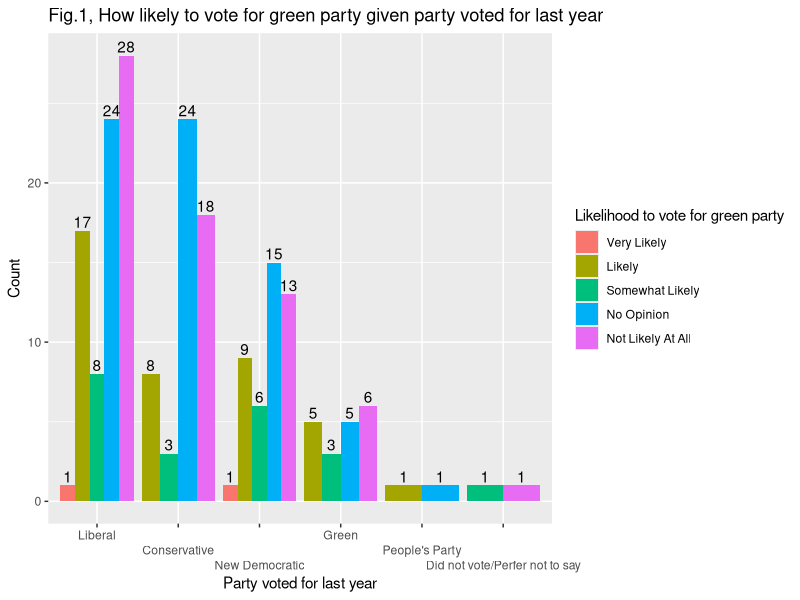
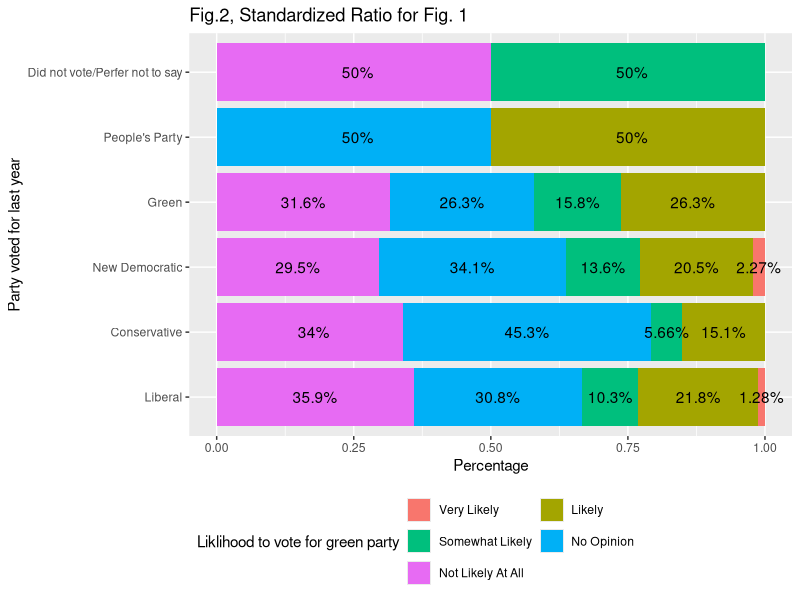
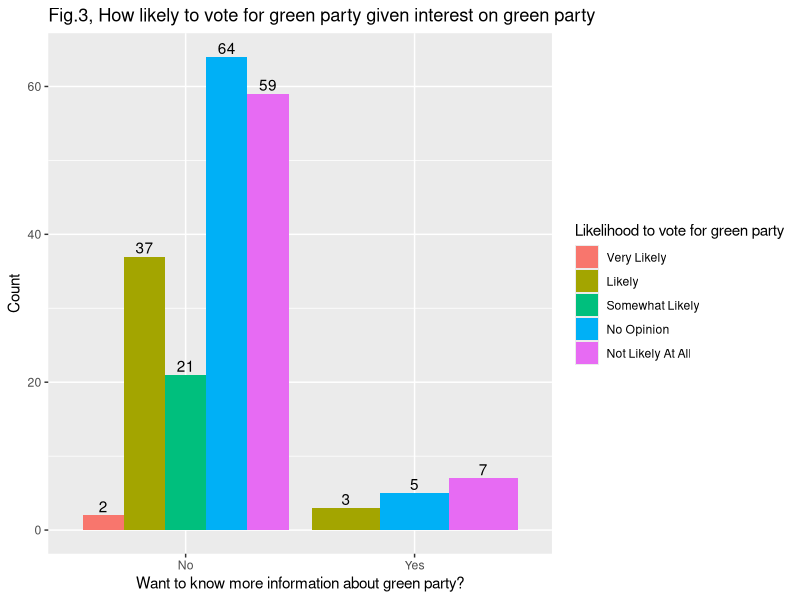
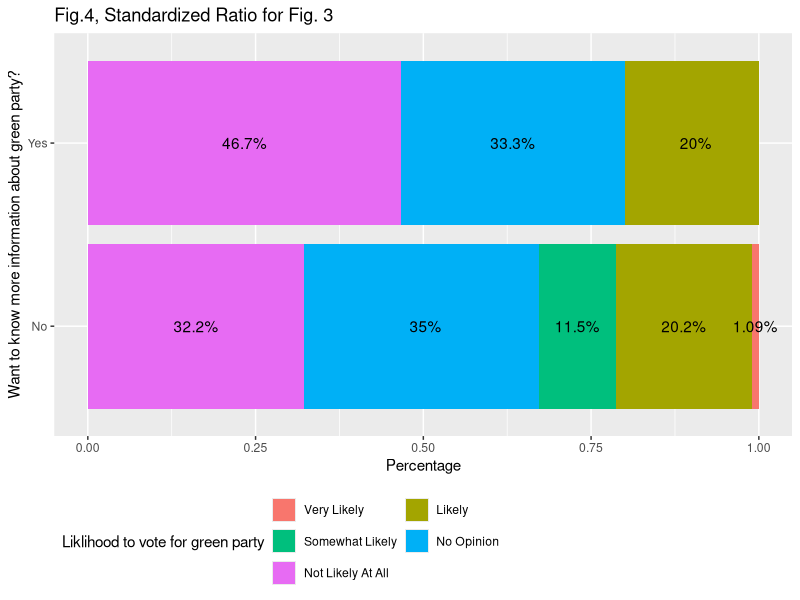
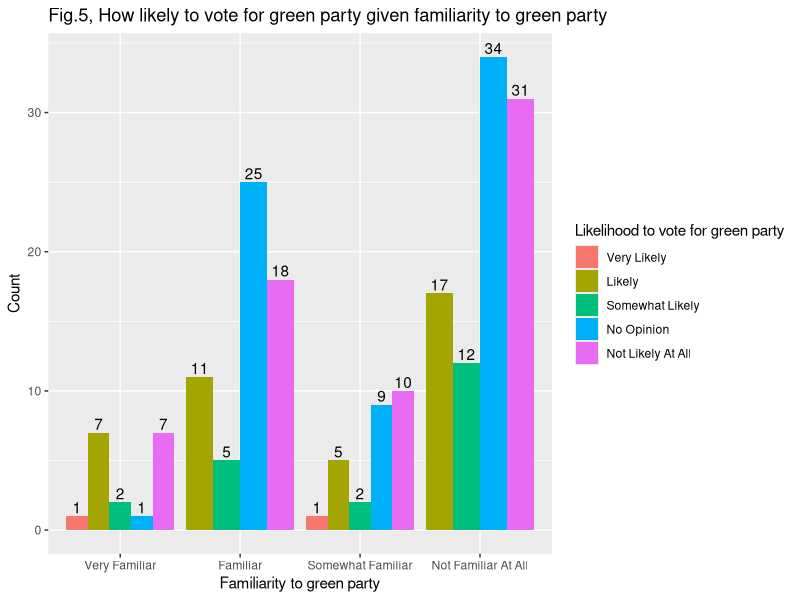
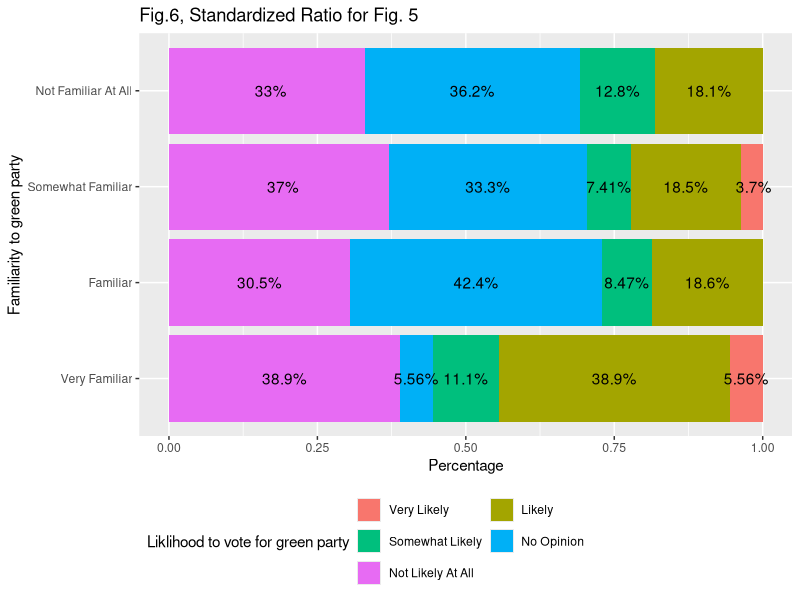
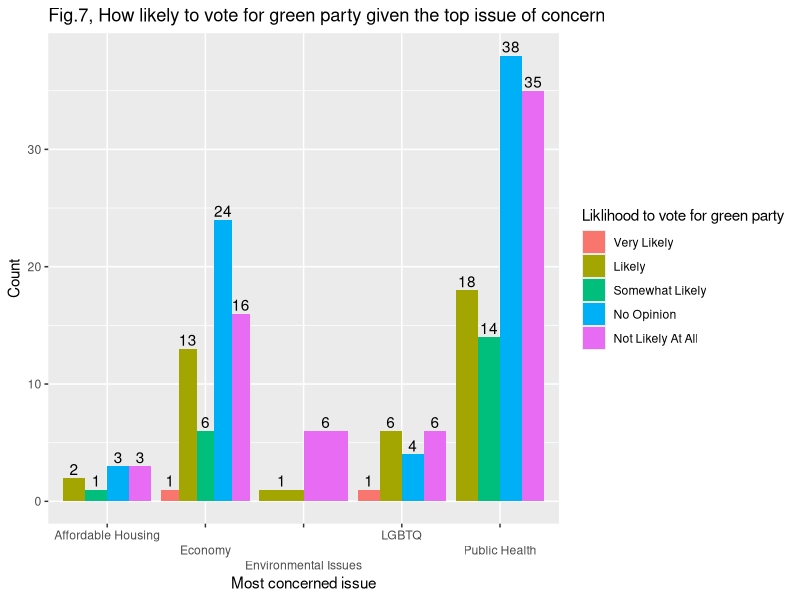
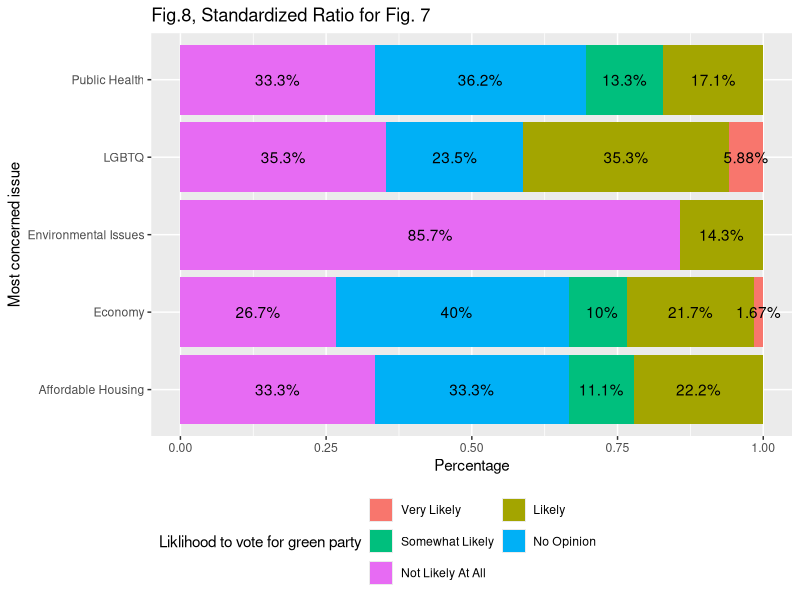

The R script that drew these images, in order:
## ---- chunk 1
knitr::opts_chunk$set(echo = TRUE)
library(tidyverse)
library(tibble)
library(tidyr)
library(ggplot2)
library(dplyr)
library(plyr)
library(data.table)
library(scales)
## ---- chunk 2
# To make the whole procedure reproducible, set seed
set.seed(41)

# Assume that we have an extremely low non-response rate of 1%, calculate the 
# number of total responses
sample_size <- 200
non_response_rate <- 0.01
responded_size <- sample_size * (1 - non_response_rate)

# Simulate the data
simulated_data <- tibble(
  eligibility = sample(c("Yes", "No"), 
                       size = responded_size, 
                       replace = TRUE, 
                       prob = c(0.98, 0.02)),
  voted_for = sample(c("Liberal", "Conservative", "New Democratic", "Green", 
                       "People's Party", "Libertarian", 
                       "Did not vote/Perfer not to say"), 
                     size = responded_size, 
                     replace = TRUE, 
                     prob = c(0.429, 0.256, 0.211, 0.084,
                              0.017, 0.0003, 0.0027)),
  top_issue = sample(c("Economy", "Public Health", "Environmental Issues", 
                       "LGBTQ", "Affordable Housing"), 
                     size = responded_size, 
                     replace = TRUE, 
                     prob = c(0.3, 0.5, 0.05,0.1, 0.05)),
  familiarity = sample(c("Very Familiar", "Familiar", "Somewhat Familiar", 
                         "Not Familiar At All"), 
                       size = responded_size, 
                       replace = TRUE, 
                       prob = c(0.1, 0.3, 0.15, 0.45)),
  more_info = sample(c("Yes", "No"), 
                     size = responded_size, 
                     replace = TRUE, 
                     prob = c(0.1, 0.9)),
  likely = sample(c("Very Likely", "Likely", "No Opinion", "Somewhat Likely", 
                    "Not Likely At All"), 
                  size = responded_size, 
                  replace = TRUE, 
                  prob = c(0.01, 0.2, 0.4, 0.1, 0.29 ))
                      
)
## ---- chunk 3
nset <- setDT(simulated_data)[,list(count = .N), by = .(voted_for,likely)][,list(likely  = likely, count = count, percent_fmt = paste0(formatC(count*100/sum(count), digits = 3), "%"),percent_num = count/sum(count)), by = voted_for]
## ---- chunk 4
#the out.width="50%" is what makes the two graph to show side by side
nset%>%
  ggplot(aes(x = factor(voted_for, levels = c("Liberal", "Conservative", "New Democratic", "Green", "People's Party", "Libertarian", "Did not vote/Perfer not to say")), y = count, fill = factor(likely, levels = c("Very Likely", "Likely","Somewhat Likely","No Opinion", "Not Likely At All"))))+
  geom_bar(position = "dodge", stat = "identity")+
  geom_text(aes(label = count),position = position_dodge(width = 0.9),vjust=-0.25)+
  scale_x_discrete(guide = guide_axis(n.dodge = 3))+
  scale_fill_discrete(name = "Likelihood to vote for green party")+
  labs(title = "Fig.1, How likely to vote for green party given party voted for last year ")+
  xlab(label = "Party voted for last year")+
  ylab(label = "Count")

nset%>%
  ggplot(aes(x = factor(voted_for, levels = c("Liberal", "Conservative", "New Democratic", "Green", "People's Party", "Libertarian", "Did not vote/Perfer not to say")), y = percent_num, fill = factor(likely, levels = c("Very Likely", "Likely","Somewhat Likely","No Opinion", "Not Likely At All"))))+
  geom_bar(position = position_fill(reverse=FALSE), stat = "identity")+
  geom_text(aes(label = percent_fmt),position = position_stack(vjust = 0.5), )+
  scale_fill_discrete(name = "Liklihood to vote for green party")+
  labs(title = "Fig.2, Standardized Ratio for Fig. 1")+
  xlab(label = "Party voted for last year")+
  ylab(label = "Percentage")+
  coord_flip()+
  theme(legend.position="bottom", legend.justification='left')+
  guides(fill = guide_legend(nrow = 3, byrow = TRUE))
## ---- chunk 5
nset2 <- setDT(simulated_data)[,list(count = .N), by = .(more_info,likely)][,list(likely  = likely, count = count, percent_fmt = paste0(formatC(count*100/sum(count), digits = 3), "%"),percent_num = count/sum(count)), by = more_info]
## ---- chunk 6
nset2%>%
  ggplot(aes(x = more_info, y =count, fill = factor(likely, levels = c("Very Likely", "Likely","Somewhat Likely","No Opinion", "Not Likely At All"))))+
  geom_bar(position = "dodge", stat = "identity")+
  geom_text(aes(label = count),position = position_dodge(width = 0.9),vjust=-0.25)+
  scale_fill_discrete(name = "Likelihood to vote for green party")+
  labs(title = "Fig.3, How likely to vote for green party given interest on green party")+
  xlab(label = "Want to know more information about green party?")+
  ylab(label = "Count")

nset2%>%
  ggplot(aes(x = more_info, y = percent_num, fill = factor(likely, levels = c("Very Likely", "Likely","Somewhat Likely","No Opinion", "Not Likely At All"))))+
  geom_bar(position = position_fill(reverse=FALSE), stat = "identity")+
  geom_text(aes(label = percent_fmt),position = position_stack(vjust = 0.5), )+
  scale_fill_discrete(name = "Liklihood to vote for green party")+
  labs(title = "Fig.4, Standardized Ratio for Fig. 3")+
  xlab(label = "Want to know more information about green party?")+
  ylab(label = "Percentage")+
  coord_flip()+
  theme(legend.position="bottom", legend.justification='left')+
  guides(fill = guide_legend(nrow = 3, byrow = TRUE))
## ---- chunk 7
nset3 <- setDT(simulated_data)[,list(count = .N), by = .(familiarity,likely)][,list(likely  = likely, count = count, percent_fmt = paste0(formatC(count*100/sum(count), digits = 3), "%"),percent_num = count/sum(count)), by = familiarity]
## ---- chunk 8
nset3%>%
  ggplot(aes(x = factor(familiarity, levels = c("Very Familiar", "Familiar", "Somewhat Familiar", "Not Familiar At All")), y =count, fill = factor(likely, levels = c("Very Likely", "Likely","Somewhat Likely","No Opinion", "Not Likely At All"))))+
  geom_bar(position = "dodge", stat = "identity")+
  geom_text(aes(label = count),position = position_dodge(width = 0.9),vjust=-0.25)+
  scale_fill_discrete(name = "Likelihood to vote for green party")+
  labs(title = "Fig.5, How likely to vote for green party given familiarity to green party")+
  xlab(label = "Familiarity to green party")+
  ylab(label = "Count")

nset3%>%
  ggplot(aes(x = factor(familiarity, levels = c("Very Familiar", "Familiar", "Somewhat Familiar", "Not Familiar At All")), y = percent_num, fill = factor(likely, levels = c("Very Likely", "Likely","Somewhat Likely","No Opinion", "Not Likely At All"))))+
  geom_bar(position = position_fill(reverse=FALSE), stat = "identity")+
  geom_text(aes(label = percent_fmt),position = position_stack(vjust = 0.5), )+
  scale_fill_discrete(name = "Liklihood to vote for green party")+
  labs(title = "Fig.6, Standardized Ratio for Fig. 5")+
   xlab(label = "Familiarity to green party")+
  ylab(label = "Percentage")+
  coord_flip()+
  theme(legend.position="bottom", legend.justification='left')+
  guides(fill = guide_legend(nrow = 3, byrow = TRUE))
## ---- chunk 9
nset4 <- setDT(simulated_data)[,list(count = .N), by = .(top_issue,likely)][,list(likely  = likely, count = count, percent_fmt = paste0(formatC(count*100/sum(count), digits = 3), "%"),percent_num = count/sum(count)), by = top_issue]
## ---- chunk 10
nset4%>%
  ggplot(aes(x = top_issue, y = count, fill = factor(likely, levels = c("Very Likely", "Likely","Somewhat Likely","No Opinion", "Not Likely At All"))))+
  geom_bar(position = "dodge", stat = "identity")+
  geom_text(aes(label = count),position = position_dodge(width = 0.9),vjust=-0.25)+
  scale_x_discrete(guide = guide_axis(n.dodge = 3))+
  scale_fill_discrete(name = "Liklihood to vote for green party")+
  labs(title = "Fig.7, How likely to vote for green party given the top issue of concern")+
  xlab(label = "Most concerned issue")+
  ylab(label = "Count")

nset4%>%
  ggplot(aes(x = top_issue, y = percent_num, fill = factor(likely, levels = c("Very Likely", "Likely","Somewhat Likely","No Opinion", "Not Likely At All"))))+
  geom_bar(position = position_fill(reverse=FALSE), stat = "identity")+
  geom_text(aes(label = percent_fmt),position = position_stack(vjust = 0.5), )+
  scale_fill_discrete(name = "Liklihood to vote for green party")+
  labs(title = "Fig.8, Standardized Ratio for Fig. 7")+
  xlab(label = "Most concerned issue")+
  ylab(label = "Percentage")+
  coord_flip()+
  theme(legend.position="bottom", legend.justification='left')+
  guides(fill = guide_legend(nrow = 3, byrow = TRUE))
## ---- chunk 11
nset5 <- setDT(simulated_data)[,list(count = .N), by = .(voted_for,familiarity)][,list(familiarity  = familiarity, count = count, percent_fmt = paste0(formatC(count*100/sum(count), digits = 3), "%"),percent_num = count/sum(count)), by = voted_for]
## ---- chunk 12
nset5%>%
  ggplot(aes(x = factor(voted_for, levels = c("Liberal", "Conservative", "New Democratic", "Green", "People's Party", "Libertarian", "Did not vote/Perfer not to say")), y = count, fill = factor(familiarity,levels = c("Very Familiar", "Familiar", "Somewhat Familiar", "Not Familiar At All"))))+
  scale_x_discrete(guide = guide_axis(n.dodge = 3))+
  scale_fill_discrete(name = "Familiarity to green party")+
  geom_bar(position = "dodge", stat = "identity")+
  geom_text(aes(label = count),position = position_dodge(width = 0.9),vjust=-0.25)+
  labs(title = "Fig.9, Familiarity to green party given party voted for last year ")+  
  xlab(label = "Party voted for last year")+
  ylab(label = "Count")

nset5%>%
  ggplot(aes(x = factor(voted_for, levels = c("Liberal", "Conservative", "New Democratic", "Green", "People's Party", "Libertarian", "Did not vote/Perfer not to say")), y = percent_num, fill = factor(familiarity,levels = c("Very Familiar", "Familiar", "Somewhat Familiar", "Not Familiar At All"))))+
  geom_bar(position = position_fill(reverse=FALSE), stat = "identity")+
  geom_text(aes(label = percent_fmt),position = position_stack(vjust = 0.5), )+
  scale_fill_discrete(name = "Familiarity to green party")+
  labs(title = "Fig.10, Standardized Ratio for Fig. 9")+
  xlab(label = "Party voted for last year")+
  ylab(label = "Percentage")+
  coord_flip()+
  theme(legend.position="bottom", legend.justification='left')+
  guides(fill = guide_legend(nrow = 3, byrow = TRUE))
